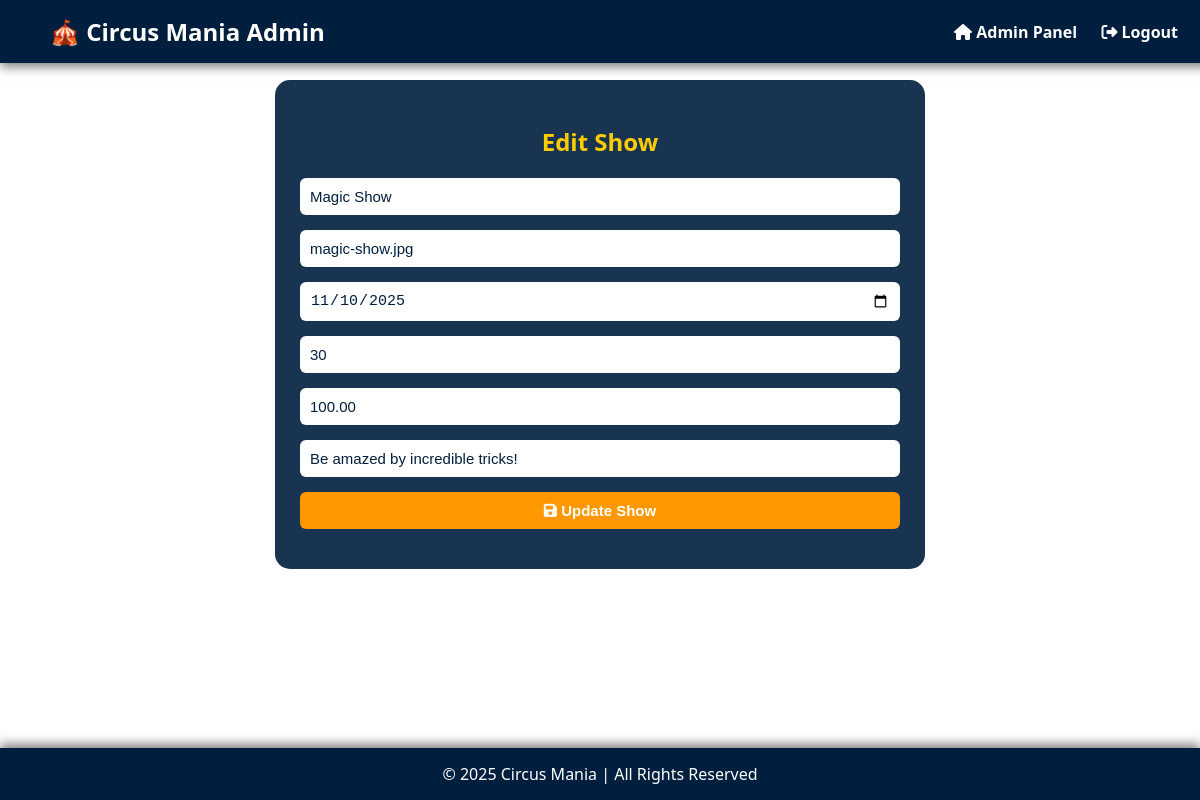
Screenshot of /edit_show.php?id=1 (signed in) with the database file from the repository.
### tables this page shows
CREATE TABLE `shows` (
  `show_id` int(11) NOT NULL,
  `show_name` varchar(100) NOT NULL,
  `image` varchar(50) NOT NULL,
  `show_date` date NOT NULL,
  `seats_available` int(11) NOT NULL,
  `ticket_price` decimal(10,2) NOT NULL,
  `caption` varchar(255) NOT NULL
);

### edit_show.php (the view, shortened to what this page needs)
<?php
include 'config.php';
$show_id = $_GET['id'] ?? 0;
$show = $conn->query("SELECT * FROM shows WHERE show_id=$show_id")->fetch_assoc();
?>
<!DOCTYPE html>
<html>
<head>
    <link rel="stylesheet" href="https://cdnjs.cloudflare.com/ajax/libs/font-awesome/6.5.0/css/all.min.css">
</head>
<body>
<header>
    <div class="logo">🎪 Circus Mania Admin</div>
    <nav>
        <a href="admin_panel.php"><i class="fa fa-home"></i> Admin Panel</a>
        <a href="logout.php"><i class="fa fa-sign-out-alt"></i> Logout</a>
    </nav>
</header>
<div style="height:80px;"></div>
<div class="container">
    <h2>Edit Show</h2>
    <form method="POST">
        <input type="text" name="show_name" value="<?= htmlspecialchars($show['show_name']) ?>" placeholder="Show Name" required>
        <input type="text" name="image" value="<?= htmlspecialchars($show['image']) ?>" placeholder="Image Filename" required>
        <input type="date" name="show_date" value="<?= $show['show_date'] ?>" required>
        <input type="number" name="seats_available" value="<?= $show['seats_available'] ?>" placeholder="Seats Available" required>
        <input type="number" name="ticket_price" value="<?= $show['ticket_price'] ?>" placeholder="Ticket Price" required>
        <input type="text" name="caption" value="<?= htmlspecialchars($show['caption']) ?>" placeholder="Caption" required>
        <button type="submit" name="update_show"><i class="fa fa-save"></i> Update Show</button>
    </form>
</div>
<footer>
    &copy; 2025 Circus Mania | All Rights Reserved
</footer>
</body>
</html>

### edit_show.php (style rules this page uses)
body { margin:0; font-family: 'Segoe UI', Tahoma, Geneva, Verdana, sans-serif; background: url('images/circus.jpg') no-repeat center center/cover; min-height:100vh; color:#fff; }
header { position: fixed; top:0; left:0; width:94%; background:#001f3f; padding:15px 50px; display:flex; justify-content:space-between; align-items:center; z-index:100; box-shadow:0 4px 10px rgba(0,0,0,0.5); }
header .logo { font-size:24px; font-weight:bold; }
header nav a { color:white; text-decoration:none; margin-left:20px; font-weight:bold; transition:0.3s; }
footer { position: fixed; bottom:0; left:0; width:100%; z-index:100; background:#001f3f; color:white; text-align:center; padding:15px 0; box-shadow:0 -4px 10px rgba(0,0,0,0.5); }
.container { padding-top:80px; padding-bottom:80px; width:100%; max-width:600px; margin:0 auto; background: rgba(0,31,63,0.9); border-radius:15px; padding:25px; }
h2 { text-align:center; color:#ffcc00; margin-bottom:20px; }
form input, form textarea, form button { width:100%; padding:10px; margin-bottom:15px; border-radius:6px; border:none; font-size:15px; box-sizing:border-box; }
form input, form textarea { background:#fff; color:#001f3f; }
form button { background:#ff9800; color:white; cursor:pointer; font-weight:bold; transition:0.3s; }

### rows the page displays
shows: show_name "Magic Show", image "magic-show.jpg", show_date "11/10/2025", seats_available "30", ticket_price "100.00", caption "Be amazed by incredible tricks!"
